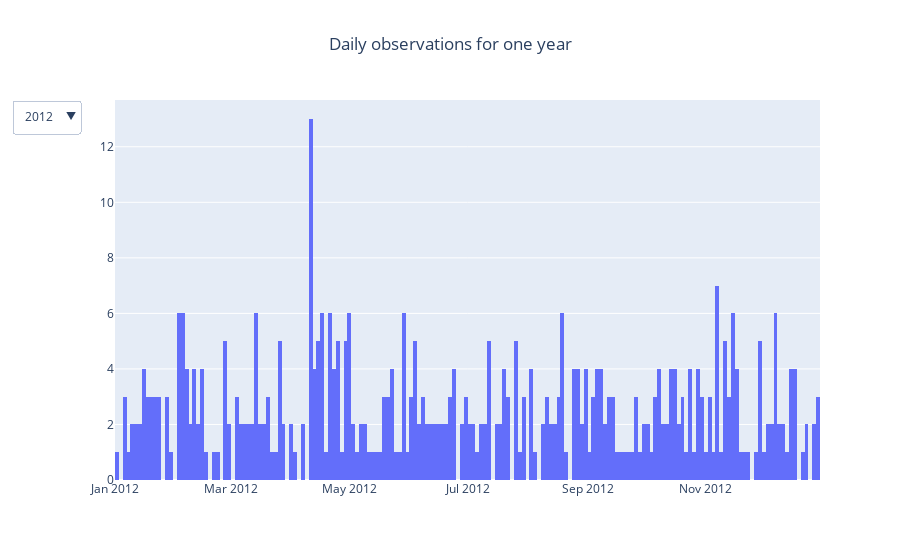

Write notebook code for a chart like this one.
### Markdown cell above
7. **Optional** Now, we would like to allow the user to choose a specific year among the five last years, and display the daily number of observations fot this year only. Use the `Updatemenu` and `Button` classes together with `add_trace` to create an interactive visualization.

### Code cell
last_years = [2012, 2013, 2014, 2015, 2016]

fig = go.Figure()

for i in range(len(last_years)):
    if i == 0:
        fig.add_trace(
            go.Histogram(
                x = dataset.loc[dataset['Year']==last_years[i], 'Date'],
                nbinsx = dataset.loc[dataset['Year']==last_years[i], 'Date'].nunique(),
                visible=True))
    else:
        fig.add_trace(
            go.Histogram(
                x = dataset.loc[dataset['Year']==last_years[i], 'Date'],
                nbinsx = dataset.loc[dataset['Year']==last_years[i], 'Date'].nunique(),
                visible=False))


fig.update_layout(
        title = go.layout.Title(text = "Daily observations for one year", x = 0.5),
        showlegend = False)

fig.update_layout(
    updatemenus = [go.layout.Updatemenu(
        active = 0,
        buttons = [
                    go.layout.updatemenu.Button(
                        label = "2012",
                        method = "update",
                        args = [{"visible" : [True, False, False, False, False]}]),
                    go.layout.updatemenu.Button(
                            label = "2013",
                            method = "update",
                            args = [{"visible" : [False, True, False, False, False]}]),
                    go.layout.updatemenu.Button(
                            label = "2014",
                            method = "update",
                            args = [{"visible" : [False, False, True, False, False]}]),
                    go.layout.updatemenu.Button(
                            label = "2015",
                            method = "update",
                            args = [{"visible" : [False, False, False, True, False]}]),
                    go.layout.updatemenu.Button(
                            label = "2016",
                            method = "update",
                            args = [{"visible" : [False, False, False, False, True]}])
                ]
    )]
)

### Figure 1 — Plotly figure (JSON) as saved in the notebook; plotly's stock layout.template omitted (floating-point values rounded to 4 significant figures; data arrays with more than 128 entries replaced by an {"elided": "..."} marker saying what was removed)
{"data": [{"nbinsx": 254, "type": "histogram", "visible": true, "x": {"elided": "445 str values"}}, {"nbinsx": 225, "type": "histogram", "visible": false, "x": {"elided": "461 str values"}}, {"nbinsx": 251, "type": "histogram", "visible": false, "x": {"elided": "480 str values"}}, {"nbinsx": 232, "type": "histogram", "visible": false, "x": {"elided": "446 str values"}}, {"nbinsx": 251, "type": "histogram", "visible": false, "x": {"elided": "469 str values"}}], "layout": {"showlegend": false, "title": {"text": "Daily observations for one year", "x": 0.5}, "updatemenus": [{"active": 0, "buttons": [{"args": [{"visible": [true, false, false, false, false]}], "label": "2012", "method": "update"}, {"args": [{"visible": [false, true, false, false, false]}], "label": "2013", "method": "update"}, {"args": [{"visible": [false, false, true, false, false]}], "label": "2014", "method": "update"}, {"args": [{"visible": [false, false, false, true, false]}], "label": "2015", "method": "update"}, {"args": [{"visible": [false, false, false, false, true]}], "label": "2016", "method": "update"}]}]}}
